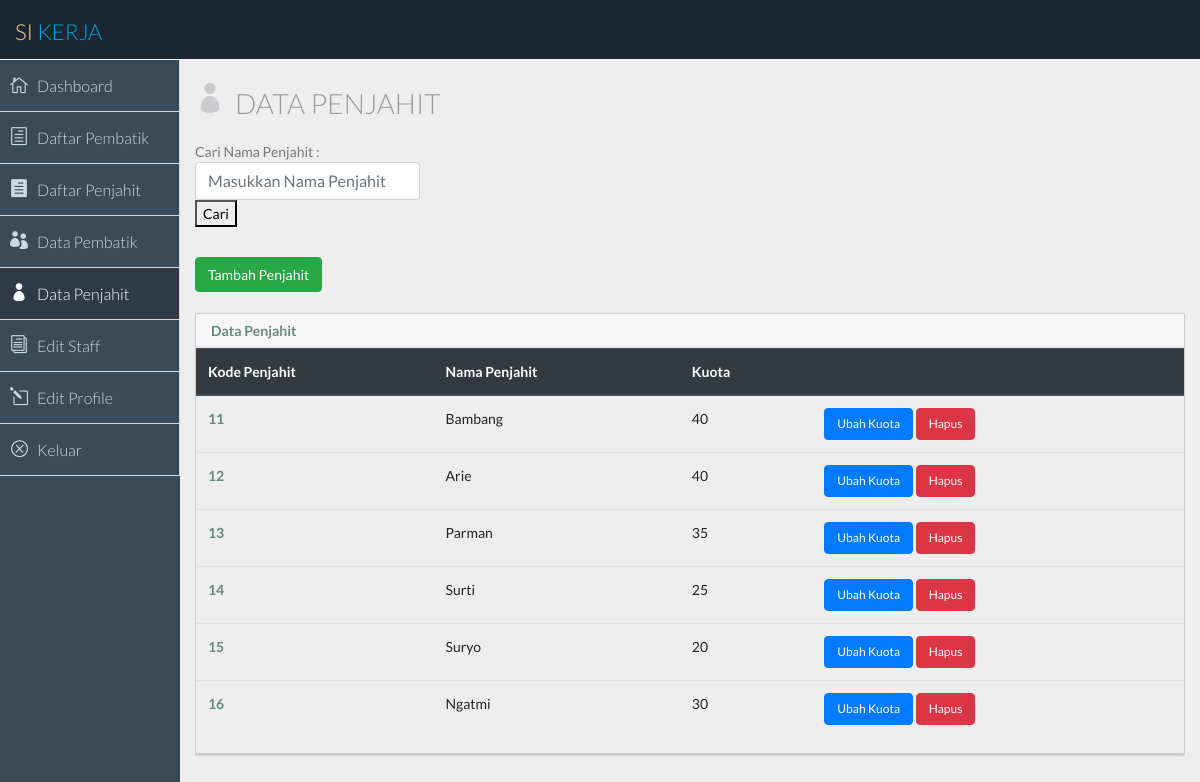
The page /koordinator/dataPenjahitKoordinator.php (signed in) on the database its author committed.
### tables this page shows
CREATE TABLE IF NOT EXISTS `penjahit` (
  `kode_penjahit` varchar(4) NOT NULL DEFAULT '',
  `nama_penjahit` varchar(20) DEFAULT NULL,
  `kuota` varchar(4) DEFAULT NULL,
  PRIMARY KEY (`kode_penjahit`)
);

### koordinator/dataPenjahitKoordinator.php (the view, shortened to what this page needs)
<?php
  $user=$_SESSION['user'];
?>
<!DOCTYPE html>
<html>
<head>
  <link rel="stylesheet" href="https://stackpath.bootstrapcdn.com/bootstrap/4.4.1/css/bootstrap.min.css">
  <link href="../css/bootstrap.min.css" rel="stylesheet">
  <link href="../css/elegant-icons-style.css" rel="stylesheet" />
  <link href="../css/font-awesome.min.css" rel="stylesheet" />
  <link href="../css/style.css" rel="stylesheet">
  <link href="../css/style-responsive.css" rel="stylesheet" />
</head>
<body>
  <section id="container">
    <header class="header dark-bg">
      <a href="" class="logo">Si <span class="lite">Kerja</span></a>
    </header>
    <aside>
      <div id="sidebar" class="nav-collapse ">
        <ul class="sidebar-menu">
          <li class="sub">
            <a class="" href="dashboard.php?user=<?php echo $user; ?>">
                          <i class="icon_house_alt"></i>
                          <span>Dashboard</span>
                      </a>
          </li>
          <li class="sub">
            <a class="" href="daftarPembatikKoordinator.php?user=<?php echo $user; ?>">
                          <i class="icon_document_alt"></i>
                          <span>Daftar Pembatik</span>
                      </a>
          </li>
          <li class="sub">
            <a class="" href="daftarPenjahitKoordinator.php?user=<?php echo $user; ?>">
                          <i class="icon_document"></i>
                          <span>Daftar Penjahit</span>
                      </a>
          </li>
          <li class="sub">
            <a class="" href="dataPembatikKoordinator.php?user=<?php echo $user; ?>">
                          <i class="icon_group"></i>
                          <span>Data Pembatik</span>
                      </a>
          </li>
          <li class="active">
            <a class="" href="dataPenjahitKoordinator.php?user=<?php echo $user; ?>">
                          <i class="icon_profile"></i>
                          <span>Data Penjahit</span>
                      </a>
          </li>
          <li class="sub">
            <a class="" href="editStaffKoordinator.php?user=<?php echo $user; ?>">
                          <i class="icon_documents_alt"></i>
                          <span>Edit Staff</span>
                      </a>
          </li>
          <li class="sub">
            <a class="" href="editProfileKoordinator.php?user=<?php echo $user; ?>">
                          <i class="icon_pencil-edit"></i>
                          <span>Edit Profile</span>
                      </a>
          </li>
          <li class="sub">
            <a class="" href="../keluar.php?user=<?php echo $user; ?>">
                          <i class="icon_close_alt2"></i>
                          <span>Keluar</span>
                      </a>
          </li>
        </ul>
      </div>
    </aside>
  </section>
    <section id="main-content">
      <section class="wrapper">
        <div class="row">
          <div class="col-lg-12">
            <h3 class="page-header"><i class="icon_profile"></i>Data penjahit</h3>
          </div>
        </div>
        <div class="row" id="panel_cari">
          <div class="col-md-3 portlets">
            <div class="panel">
              <form method="POST" action="dataPenjahitKoordinator.php?user=<?php echo $user?>">
                Cari Nama Penjahit :
                <input placeholder="Masukkan Nama Penjahit" type="text" class="form-control" name="penjahit">
                <button type="submit" name="submit" id="cari">Cari</button>
              </form>
            </div>
          </div>
        </div>
        <button style="font-size: 14px; " type='button' class='btn btn-success' data-toggle="modal" data-target="#tambahModal">Tambah Penjahit</button><br/><br/>
        <div class="col-md-16 portlets">
            <div class="panel panel-default">
              <div class="panel-heading">
                <h2><strong>Data Penjahit</strong></h2>
              </div>
              <div class="panel-body">
                <table class="table">
                  <thead class="thead-dark">
                    <tr>
                      <th scope="col">Kode Penjahit</th>
                      <th scope="col">Nama Penjahit</th>
                      <th scope="col">Kuota</th>
                      <th scope="col"></th>
                    </tr>
                  </thead>
                  <tbody>
                    <?php
                      if (isset($penjahit)){
                        require_once ('../database/db_login.php');
                        $query = "SELECT * FROM penjahit WHERE nama_penjahit = '$penjahit'";
                        $result = $db->query($query);
                        while ($row = $result->fetch_object()){
                          echo "<tr>";
                          echo "<th scope='row'>$row->kode_penjahit</th>";
                          echo "<td>$row->nama_penjahit</td>";
                          echo "<td>$row->kuota</td>";
                          echo "<td><a href='dataPenjahitKoordinator.php?user=$user&kode_penjahit=$row->kode_penjahit'><button style='font-size: 12px; ' type='button' class='btn btn-primary' data-toggle='modal' data-target='#edit'>Ubah Kuota</button></a> <a href='hapusPenjahit.php?user=$user&kode_penjahit=$row->kode_penjahit' onclick= 'return confirm()'><button style='font-size: 12px; ' type='button' class='btn btn-danger' data-toggle='modal' data-target='#hapusModal'>Hapus</button></a></td>";
                          echo "</tr>";
                        }
                      }
                      else {
                        require_once ('../database/db_login.php');
                        $query = "SELECT * FROM penjahit";
                        $result = $db->query($query);
                        while ($row = $result->fetch_object()){
                          echo "<tr>";
                          echo "<th scope='row'>$row->kode_penjahit</th>";
                          echo "<td>$row->nama_penjahit</td>";
                          echo "<td>$row->kuota</td>";
                          echo "<td><a href='dataPenjahitKoordinator.php?user=$user&kode_penjahit=$row->kode_penjahit'><button style='font-size: 12px; ' type='button' class='btn btn-primary' data-toggle='modal' data-target='#edit'>Ubah Kuota</button></a> <a href='hapusPenjahit.php?user=$user&kode_penjahit=$row->kode_penjahit' onclick= 'return confirm()'><button style='font-size: 12px; ' type='button' class='btn btn-danger' data-toggle='modal' data-target='#hapusModal'>Hapus</button></a></td>";
                          echo "</tr>";
                        }
                      }
                    ?>
                  </tbody>
                </table>
              </div>
            </div>
          </div>
      </section>
    </section>
</body>
</html>

### rows shown on the page
penjahit: kode_penjahit "11", nama_penjahit "Bambang", kuota "40"
penjahit: kode_penjahit "12", nama_penjahit "Arie", kuota "40"
penjahit: kode_penjahit "13", nama_penjahit "Parman", kuota "35"
penjahit: kode_penjahit "14", nama_penjahit "Surti", kuota "25"
penjahit: kode_penjahit "15", nama_penjahit "Suryo", kuota "20"
penjahit: kode_penjahit "16", nama_penjahit "Ngatmi", kuota "30"
